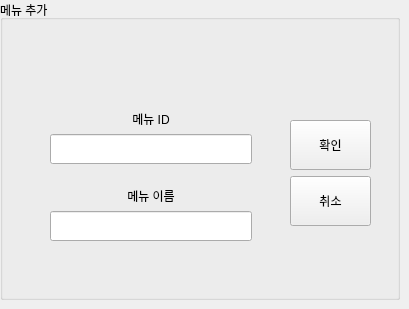
   <widget class="QWidget" name="PAGE_ADD_MENU">
    <widget class="QGroupBox" name="groupBox">
     <property name="geometry">
      <rect>
       <x>0</x>
       <y>0</y>
       <width>400</width>
       <height>300</height>
      </rect>
     </property>
     <property name="title">
      <string>메뉴 추가</string>
     </property>
     <widget class="QWidget" name="layoutWidget">
      <property name="geometry">
       <rect>
        <x>50</x>
        <y>110</y>
        <width>202</width>
        <height>131</height>
       </rect>
      </property>
      <layout class="QVBoxLayout" name="verticalLayout">
       <item>
        <widget class="QLabel" name="label">
         <property name="text">
          <string>메뉴 ID</string>
         </property>
         <property name="alignment">
          <set>Qt::AlignCenter</set>
         </property>
        </widget>
       </item>
       <item>
        <widget class="QLineEdit" name="LE_ADD_MENU_ID">
         <property name="minimumSize">
          <size>
           <width>200</width>
           <height>30</height>
          </size>
         </property>
         <property name="alignment">
          <set>Qt::AlignCenter</set>
         </property>
        </widget>
       </item>
       <item>
        <spacer name="verticalSpacer">
         <property name="orientation">
          <enum>Qt::Vertical</enum>
         </property>
         <property name="sizeHint" stdset="0">
          <size>
           <width>20</width>
           <height>40</height>
          </size>
         </property>
        </spacer>
       </item>
       <item>
        <widget class="QLabel" name="label_2">
         <property name="text">
          <string>메뉴 이름</string>
         </property>
         <property name="alignment">
          <set>Qt::AlignCenter</set>
         </property>
        </widget>
       </item>
       <item>
        <widget class="QLineEdit" name="LE_ADD_MENU_NAME">
         <property name="minimumSize">
          <size>
           <width>200</width>
           <height>30</height>
          </size>
         </property>
         <property name="alignment">
          <set>Qt::AlignCenter</set>
         </property>
        </widget>
       </item>
      </layout>
     </widget>
     <widget class="QWidget" name="layoutWidget_2">
      <property name="geometry">
       <rect>
        <x>290</x>
        <y>120</y>
        <width>81</width>
        <height>108</height>
       </rect>
      </property>
      <layout class="QVBoxLayout" name="verticalLayout_4">
       <item>
        <widget class="QPushButton" name="BTN_ADD_MENU_OK">
         <property name="minimumSize">
          <size>
           <width>50</width>
           <height>50</height>
          </size>
         </property>
         <property name="text">
          <string>확인</string>
         </property>
        </widget>
       </item>
       <item>
        <widget class="QPushButton" name="BTN_ADD_MENU_CANCEL">
         <property name="minimumSize">
          <size>
           <width>50</width>
           <height>50</height>
          </size>
         </property>
         <property name="text">
          <string>취소</string>
         </property>
        </widget>
       </item>
      </layout>
     </widget>
    </widget>
   </widget>
